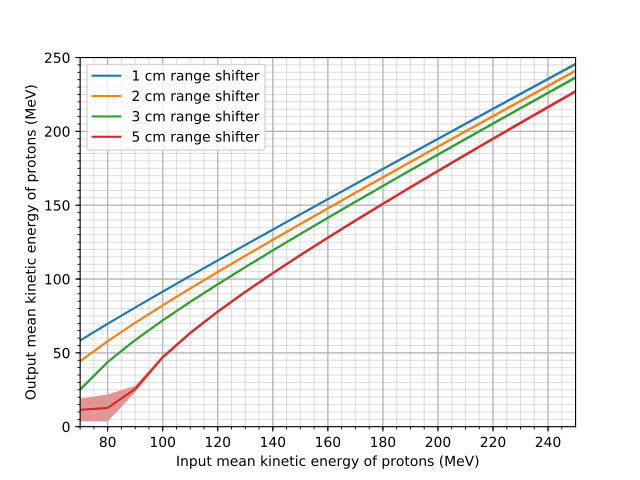

Recreate this plot in Python.
import numpy as np
import matplotlib.pyplot as plt
import pandas as pd

df = pd.read_csv("DownrangeEnergySpectra.csv")

thicknesses = [1,2,3,5]

df["Kinetic Energy"]  *= 1e3
df["Downstream Energy Mean"] *= 1e3
df["Downstream Energy Std"] *= 1e3

fig, ax = plt.subplots()

for t in thicknesses:
    df_t = df[df["Thickness"]==t]
    df_t.plot(x="Kinetic Energy", y="Downstream Energy Mean", ax=ax)
    ax.fill_between(
        df_t["Kinetic Energy"],
        df_t["Downstream Energy Mean"] - df_t["Downstream Energy Std"],
        df_t["Downstream Energy Mean"] + df_t["Downstream Energy Std"],
        alpha=0.5
    )
ax.set_xticks(np.arange(70,250,5), minor=True)
ax.set_yticks(np.arange(0,250,5), minor=True)
ax.grid(True, which="major")
ax.grid(True, which="minor", alpha=0.4)
ax.set_xlim([70,250])
ax.set_ylim(bottom=0, top=250)
ax.legend(["{} cm range shifter".format(t) for t in thicknesses])

plt.xlabel("Input mean kinetic energy of protons (MeV)")
plt.ylabel("Output mean kinetic energy of protons (MeV)")
plt.show()
